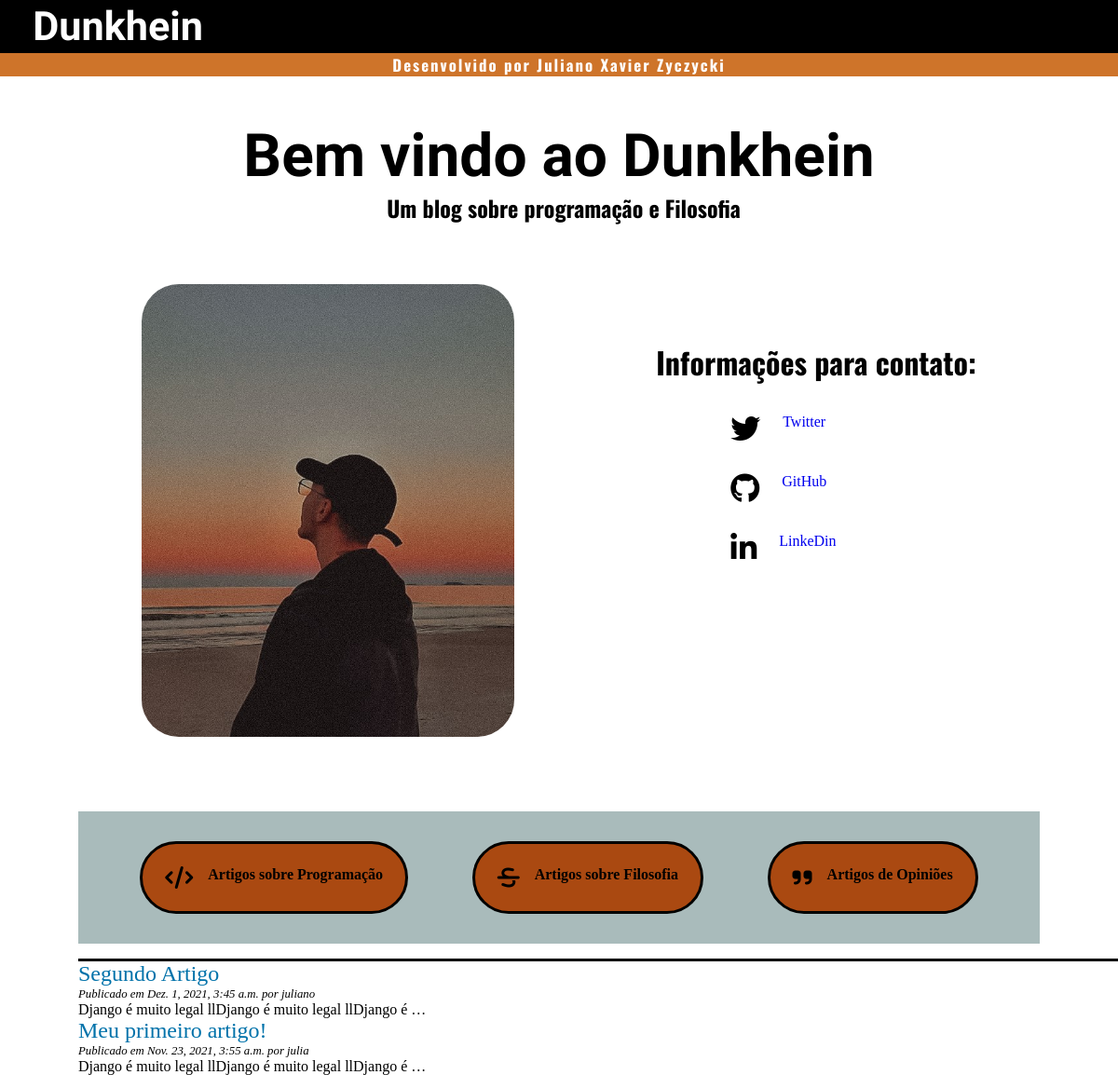
Screenshot of /blog/ with the database file from the repository.
### blog/models.py (models this page shows, shortened)
class Post(models.Model):
    tittle = models.CharField(max_length=255)
    slug = models.SlugField(max_length=255, unique=True)
    author = models.ForeignKey(User, on_delete=models.CASCADE)
    body = models.TextField()
    created = models.DateTimeField(auto_now_add=True)
    updated = models.DateTimeField(auto_now=True)
    class Meta:
        ordering = ("-created",)
    def get_absolute_url(self):
        return reverse("blog:detail", kwargs={"slug":self.slug})

### blog/views.py (the view)
# urls.py: path("", views.PostListView.as_view(), name="list"),
class PostListView(ListView):
    model = Post

### blog/templates/blog/post_list.html (shortened to what this page needs)
{% extends "blog/base.html" %}
{% block content %}
    {% for post in post_list %}
      <aticle>
        <h2>
        <a href="{{ post.get_absolute_url }}"> {{ post.tittle }}
        </a>
        </h2>
        <p class="date">Publicado em {{post.created}} por {{ post.author}}</p>
        {{ post.body|linebreaks|truncatewords:10}}
      </aticle>
  {% endfor %}
{% endblock %}

### blog/templates/blog/base.html (shortened to what this page needs)
{% load static %}
<!DOCTYPE html>
<html lang="pt-br">
  <head>
    <link href="{% static 'css/blog.css' %}" rel="stylesheet" />
    <link
      rel="stylesheet"
      href="https://cdnjs.cloudflare.com/ajax/libs/font-awesome/4.7.0/css/font-awesome.min.css"
    />
  </head>
  <body>
    <header>
      <div class="logoContainer"><h1>Dunkhein</h1></div>
      <div class="createdBy">
        <h3>Desenvolvido por Juliano Xavier Zyczycki</h3>
      </div>
    </header>
  </body>
  <section id="welcome">
    <div class="welcomeContainer">
      <h3>Bem vindo ao Dunkhein</h3>
      <h4>Um blog sobre programação e Filosofia</h4>
    </div>
    <div class="mainImageContainer">
      <img src="{% static 'images/Main.jpg' %}" alt="My image" />
      <div class="contactContianer">
        <div class="contactInfo">
          <h3>Informações para contato:</h3>
          <div class="twitter">
            <i class="fa fa-twitter"></i>
            <a target="_blank" href="https://twitter.com/zyckizera ">Twitter</a>
          </div>
          <div class="git">
            <i class="fa fa-github"> </i>
            <a target="_blank" href="https://github.com/zycki-gif">GitHub</a>
          </div>
          <div class="linkedin">
            <i class="fa fa-linkedin"></i>
            <a
              target="_blank"
              href="https://www.linkedin.com/in/juliano-xavier-06a0b3161/"
              >LinkeDin</a
            >
          </div>
        </div>
      </div>
    </div>
  </section>
  <section id="topics">
    <div class="topicsContainer">
      <div class="development">
        <i class="fa fa-code"></i>
        <h4>Artigos sobre Programação</h4>
      </div>
      <div class="philosofy">
        <i class="fa fa-strikethrough"></i>
        <h4>Artigos sobre Filosofia</h4>
      </div>
      <div class="opinion">
        <i class="fa fa-quote-right" aria-hidden="true"></i>
        <h4>Artigos de Opiniões</h4>
      </div>
    </div>
  </section>
  <section id="articles">
    <div class="articlesContainer">
    {% block content %}{% endblock %}
        </div>
  </section>
</html>

### blog/static/css/blog.css (style rules this page uses)
* { list-style: none; padding: none; text-decoration: none; margin: 0; }
header { background-color: black; }
.logoContainer h1 { color: white; font-family: 'Cookie', cursive; font-size: 2.7rem; margin-left: 2rem; padding: 0.2rem; }
.createdBy { color: white; background-color: rgb(206, 116, 42); text-align: center; font-family: 'Oswald', sans-serif; font-size: 0.9rem; letter-spacing: 2px; }
#welcome { width: 100%; }
.welcomeContainer { margin-top: 2rem; padding: 1rem; }
.welcomeContainer h3 { font-family: 'Cookie', cursive; font-size: 4rem; text-align: center; }
.welcomeContainer h4 { margin-left: 10px; padding-bottom: 3rem; text-align: center; font-size: 1.5rem; font-family: 'Oswald', sans-serif; }
.mainImageContainer { display:flex; flex-direction: row; justify-content: space-evenly; }
.mainImageContainer img { width: 25rem; border-radius: 40px; }
.contactContianer { margin-top:5%; }
.contactContianer h3 { font-family: 'Oswald', sans-serif; font-size: 2rem; }
.twitter, .git, .linkedin { display: flex; padding-top: 2rem; padding-left: 5rem; }
.twitter i, .git i, .linkedin i { padding-right: 1.5rem; font-size: 2rem; display: flex; }
.topicsContainer { margin-top:5rem; padding: 2rem; display: flex; justify-content: space-around; background-color: rgba(54, 95, 95, 0.425); margin-left:7%; margin-right: 7%; }
.development, .philosofy, .opinion { padding:1.5rem; border-style: solid; background-color: rgb(170, 73, 17); display: flex; border-radius: 40px; }
.development i, .philosofy i, .opinion i { display: flex; font-size: 1.5rem; padding-right: 1rem; }
.articlesContainer { border-top: 3px solid rgb(0, 0, 0); margin-top:1rem; justify-content:center; margin-left:7% }
.articlesContainer h2 { color: #0072aa; font-weight: normal; margin-bottom: 1px; }
.articlesContainer a { color: #0072aa; text-decoration: none; }
p.date { font-size: 0.8rem; font-style: italic; margin-top: 1px; }

### rows the page displays
Post: tittle "Segundo Artigo", created "Dez. 1, 2021, 3:45 a.m.", author "juliano", body "Django é muito legal llDjango é muito legal llDjango é …"
Post: tittle "Meu primeiro artigo!", created "Nov. 23, 2021, 3:55 a.m.", author "julia", body "Django é muito legal llDjango é muito legal llDjango é …"
